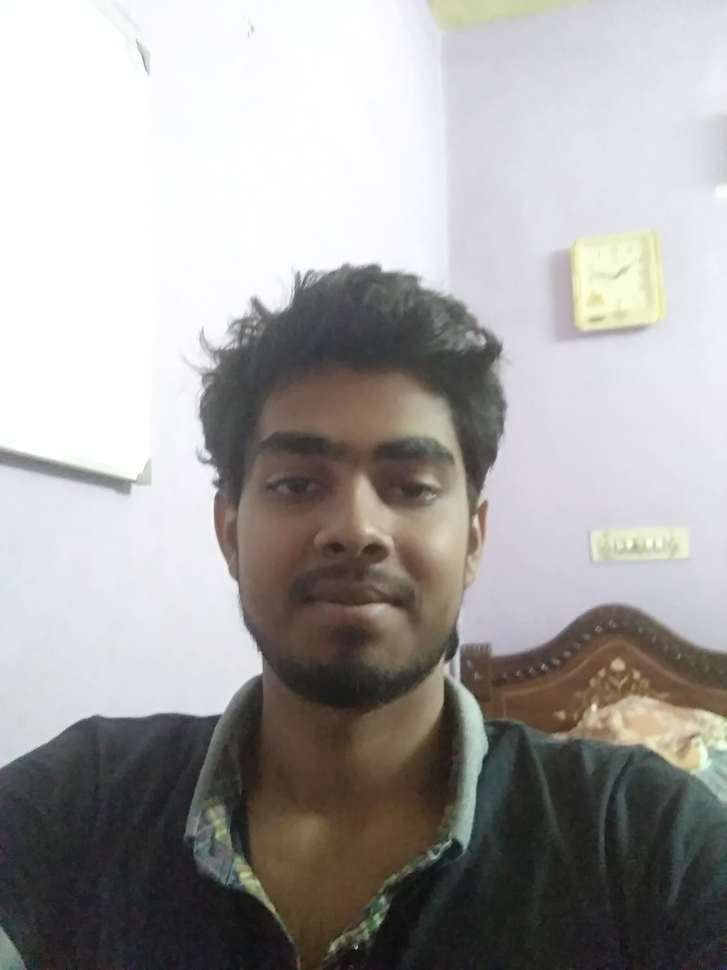
#> input picture training-data/s1/IMG_20180601_155715.jpg, 727 x 970 px, shrunk from 1944 x 2592 before the run; its folder holds only this picture in this run
$ jupyter execute --allow-errors FaceRecognition.ipynb
#> lines starting #> are read from the running program, lines starting #| are printed output that depends on the picture
[cell 1]
import cv2;
import numpy as np;
import os;

[cell 2]
import cv2;
import numpy as np;

import matplotlib.pyplot as plt;
import time;

subjects = ["", "ashu", "others"];


def convertToRGB(img):
    return cv2.cvtColor(img,cv2.COLOR_BGR2RGB);

def faceDetect(img):
    img_copy=img.copy();
    gray_img_copy=cv2.cvtColor(img_copy,cv2.COLOR_BGR2GRAY);
    classifier = cv2.CascadeClassifier('opencv-files/lbpcascade_frontalface.xml')
    faces=classifier.detectMultiScale(gray_img_copy,scaleFactor=1.1,minNeighbors=5);
    if (len(faces) == 0):
        print("Found");
        return None, None
    (x, y, w, h) = faces[0];
    #print("FO of faces found : ",len(faces));
    #for (x, y, w, h) in faces:
     # cv2.rectangle(img_copy, (x,y), (x+w, y+h), (255, 0, 0), 2);
    return gray_img_copy[y:y+w, x:x+h], faces[0];


def prepare_training_data(data_folder_path):
#> called with data_folder_path = 'training-data'
    dirs = os.listdir(data_folder_path)
    #list to hold all subject faces
    faces = []
    #print(faces);
    #list to hold labels for all subjects
    labels = []

    for dir_name in dirs:
    #our subject directories start with letter 's' so
    #ignore any non-relevant directories if any
        if not dir_name.startswith("s"):
            continue;
        print(dir_name);
        label = int(dir_name.replace("s", ""));
        print(label);
        subject_dir_path = data_folder_path + "/" + dir_name ;
        subject_images_names = os.listdir(subject_dir_path);


        for image_name in subject_images_names:
            if image_name.startswith("."):
                continue;
            image_path = subject_dir_path + "/" + image_name
         #read image
            image = cv2.imread(image_path)
#> image is the input picture: shape (970, 727, 3); mean B, G, R 161, 162.2, 164.5
        #display an image window to show the image
            cv2.imshow("Training on image...", image)
            cv2.waitKey(100);
            face, rect = faceDetect(image);
#> in faceDetect, `gray_img_copy=cv2.cvtColor(img_copy,cv2.COLOR_BGR2GRAY);`:
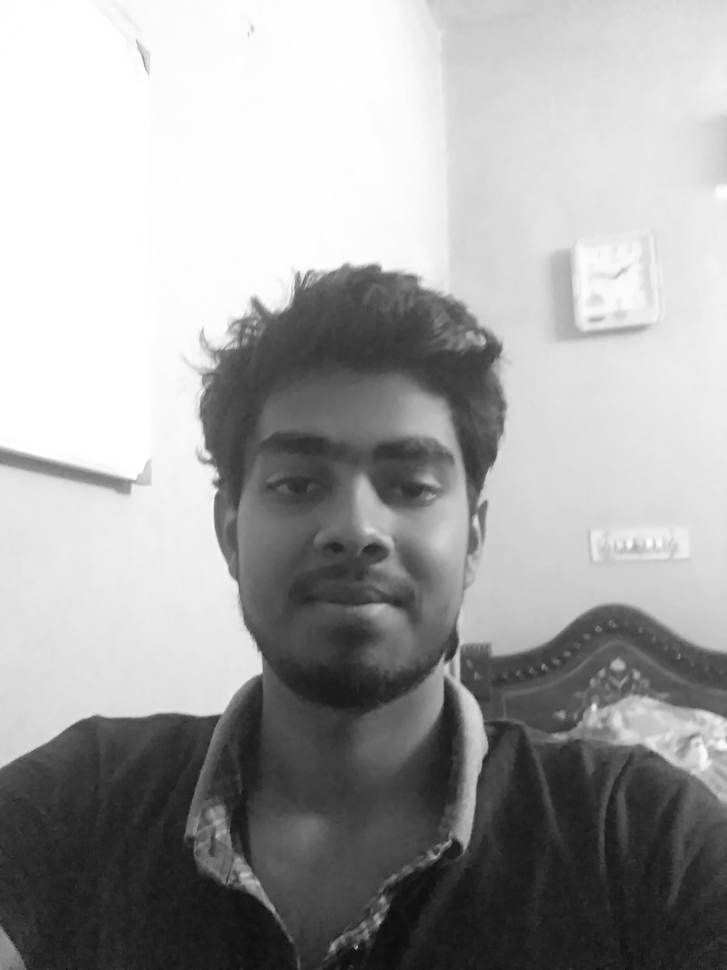
#> gray_img_copy: shape (970, 727); min 11, max 255, mean 162.7
#> in faceDetect, `faces=classifier.detectMultiScale(gray_img_copy,scaleFactor=1.1,minNei..`: faces = [[192, 349, 323, 323]]
#> in faceDetect, `(x, y, w, h) = faces[0];`: x = 192; y = 349; w = 323
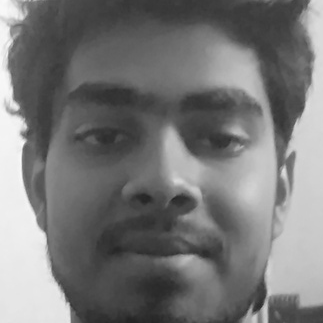
#> face: shape (323, 323); min 35, max 251, mean 119.3
#> rect = [192, 349, 323, 323]
            if face is not None:
                faces.append(face);
                labels.append(label);

    cv2.destroyAllWindows()
    cv2.waitKey(1)
    cv2.destroyAllWindows()

    return faces, labels;


print("done");

[cell 3]
face_recognizer = cv2.face.LBPHFaceRecognizer_create()

[cell 4]
print("Preparing data...");
faces, labels = prepare_training_data('training-data');
#> faces = 1 item; labels = [1]
print("Data prepared");

#print total faces and labels
print("Total faces: ", len(faces))
#| Total faces:  1
print("Total labels: ", len(labels))
#| Total labels:  1
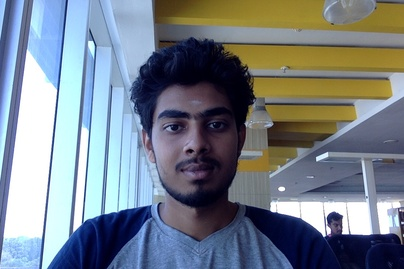
#> input picture test-data/test5.jpg, 404 x 269 px, shrunk from 1080 x 720 before the run
#> further down, test_img1 is the input picture: shape (269, 404, 3); mean B, G, R 138.8, 128.9, 119.8

[cell 5]
x=os.listdir();

[cell 6]
print(x);

[cell 7]
y="training-data";

#> (a cell that did not finish here is left out)

[cell 9]
print(y)

[cell 10]
x=os.listdir('training-data');

[cell 11]
print(x);

[cell 12]
face_recognizer = cv2.face.LBPHFaceRecognizer_create()

[cell 13]
face_recognizer.train(faces, np.array(labels))

[cell 14]
def draw_rectangle(img, rect):
    (x, y, w, h) = rect;
    cv2.rectangle(img, (x, y), (x+w, y+h), (0, 255, 0), 2);

[cell 15]
def draw_text(img, text, x, y):
    cv2.putText(img, text, (x, y), cv2.FONT_HERSHEY_PLAIN, 1.5, (0, 255, 0), 2)

[cell 16]
def predict(test_img):
    #make a copy of the image as we don't want to change original image
    img = test_img.copy()
    #detect face from the image
    face, rect = faceDetect(img)
#> in faceDetect (call 2), `gray_img_copy=cv2.cvtColor(img_copy,cv2.COLOR_BGR2GRAY);`:
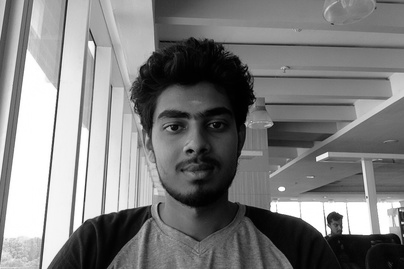
#> gray_img_copy: shape (269, 404); min 1, max 255, mean 127.3
#> in faceDetect (call 2), `faces=classifier.detectMultiScale(gray_img_copy,scaleFactor=1.1,minNei..`: faces = [[137, 80, 113, 113]]
#> in faceDetect (call 2), `(x, y, w, h) = faces[0];`: x = 137; y = 80; w = 113
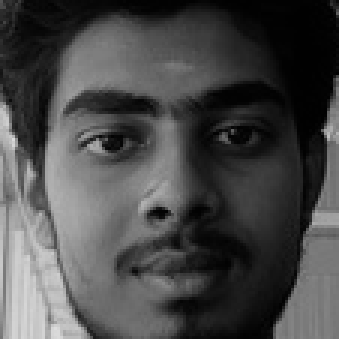
#> face: shape (113, 113) (shown 3 times larger); min 1, max 221, mean 72.7
#> rect = [137, 80, 113, 113]
    #predict the image using our face recognizer
    label = face_recognizer.predict(face)
#> label = (1, 101.8)
    print(label[0]);
#| 1
    #get name of respective label returned by face recognizer
    label_text = subjects[label[0]];
#> label_text = 'ashu'
    #draw a rectangle around face detected
    draw_rectangle(img, rect)
#> in draw_rectangle, `(x, y, w, h) = rect;`: x = 137; y = 80; w = 113
    #draw name of predicted person
    draw_text(img, label_text, rect[0], rect[1]-5)
#> in draw_text, `cv2.putText(img, text, (x, y), cv2.FONT_HERSHEY_PLAIN, 1.5, (0, 255, 0..`:
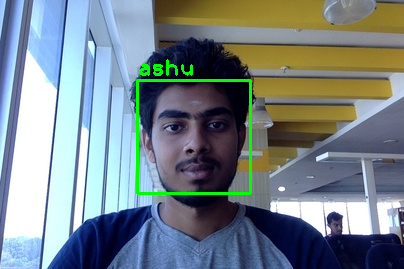
#> img: shape (269, 404, 3); mean B, G, R 137.4, 131.8, 118.9

    return img;

[cell 17]
import time;
print("Predicting images...")

#load test images
test_img1 = cv2.imread('test-data/test5.jpg')
#test_img2 = cv2.imread('test-data/test3.jpg')

#plt.imshow(test_img1);
#plt.imshow(test_img2);

#perform a prediction
predicted_img1 = predict(test_img1)
#predicted_img2 = predict(test_img2);
print("Prediction complete")
cv2.imwrite("result.png",predicted_img1);

#display both images
cv2.imshow(subjects[1], predicted_img1)

#cv2.imshow(subjects[2], predicted_img2)
cv2.waitKey(0);
cv2.destroyAllWindows()
